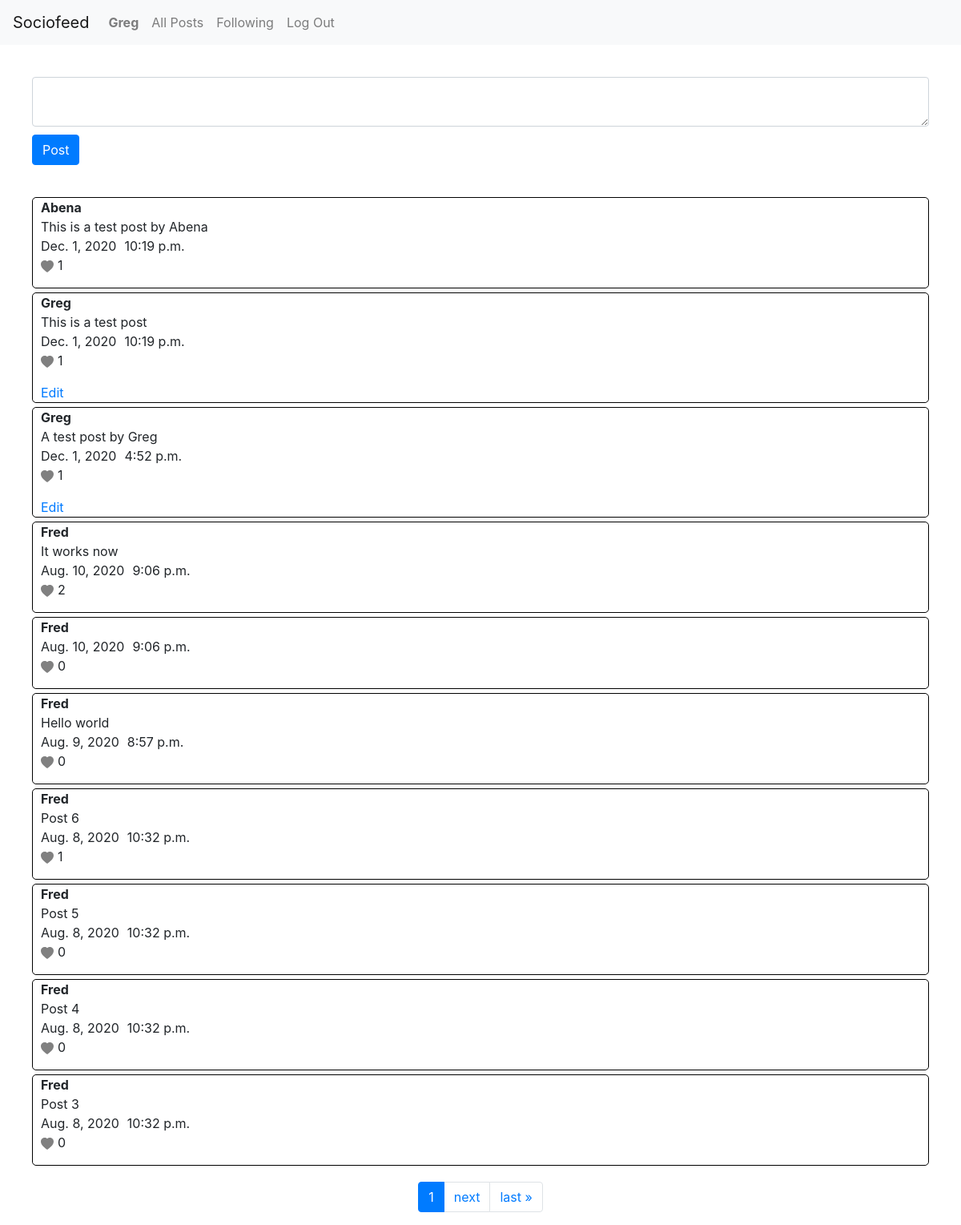
/ (signed in), run on the app's committed database.
### network/models.py (models this page shows, shortened)
class User(AbstractUser):
    pass

class Post(models.Model):
    user = models.ForeignKey(User, on_delete=models.CASCADE)
    post = models.CharField(max_length=1000)
    date = models.DateField()
    time = models.TimeField()

### network/views.py (the view)
# urls.py: path("", views.index, name="index"),
def index(request):
    if request.method == "POST":
        post = request.POST["post"]
        user = request.user
        Post.objects.create(user=user, post=post, date=d, time=t)
    if request.user.is_authenticated:
        post = Post.objects.all().order_by('-id')
        paginator = Paginator(post, 10)
        page_number = request.GET.get('page')
        post = paginator.get_page(page_number)
        return render(request, "network/index.html", {
            "post":post
        })
    else:
        return HttpResponseRedirect(reverse('login'))

### network/templatetags/custom_template_tags.py (called while the page is built)
@register.simple_tag
def post_liker(a, args):
    if args.likes.filter(user=a).exists():
        exists = True
    else:
        exists = False
    return exists

### network/templates/network/index.html (shortened to what this page needs)
{% extends "network/layout.html" %}
{% load custom_template_tags %}
{% block body %}
    <form id="form-group" class="form-group" action="{% url 'index' %}" method="POST">
        <textarea class="form-control" id="compose-area" name="post"></textarea>
        <button class="btn btn-primary">Post</button>
    </form>
    <div class="post-main">
        {% for i in post %}
            <div class="post-container">
                <div class="title-post">
                    <div class="title">{{ i.user|title }}</div>
                    <div class="post"> {{ i.post }} </div>
                </div>
                <div class="date-time">
                    <div class="date">{{ i.date }} </div>
                    <div class="time"> {{ i.time }} </div>
                </div>
                <div class="like">
                    <a class="like-link" id="like-{{ i.id }}" data-id="{{ i.id }}">
                        {% post_liker request.user i as likee %}
                        {% if likee == False %}
                        <svg id="b-{{ i.id }}" class="like-btn" width="1em" height="1em" viewBox="0 0 16 16" class="bi bi-heart-fill" fill="grey" xmlns="http://www.w3.org/2000/svg">
                            <path fill-rule="evenodd" d="M8 1.314C12.438-3.248 23.534 4.735 8 15-7.534 4.736 3.562-3.248 8 1.314z"/>
                        </svg>
                        {% else %}
                        <svg id="b-{{ i.id }}" class="like-btn" width="1em" height="1em" viewBox="0 0 16 16" class="bi bi-heart-fill" fill="red" xmlns="http://www.w3.org/2000/svg">
                            <path fill-rule="evenodd" d="M8 1.314C12.438-3.248 23.534 4.735 8 15-7.534 4.736 3.562-3.248 8 1.314z"/>
                        </svg>
                        {% endif %}
                    </a>
                    <p id="num-likes-{{ i.id }}" class="num-likes"> {{ i.likes.count}} </p>
                </div>
                <div class="edit">
                    {% if i.user == request.user %}
                        <a href="edit/{{ i.id }}">Edit</a>
                    {% endif %}
                </div>
            </div>
        {% endfor %}
    </div>
    <nav class="page-nav" aria-label="Page navigation example">
        <ul class="pagination">
                <li class="page-item active" aria-current="page">
                    <a class="page-link" href="?page={{ post.number }}">{{ post.number }} <span class="sr-only">(current)</span></a>
                </li>
            {% if post.has_next %}
                <li class="page-item"><a class="page-link" href="?page={{ post.next_page_number }}">next</a></li>
                <li class="page-item"><a class="page-link" href="?page={{ post.paginator.num_pages }}">last &raquo;</a></li>
            {% endif %}
        </ul>
    </nav>
{% endblock %}

### network/templates/network/layout.html (shortened to what this page needs)
{% load static %}
<!DOCTYPE html>
<html lang="en">
    <head>
        <link rel="stylesheet" href="https://stackpath.bootstrapcdn.com/bootstrap/4.4.1/css/bootstrap.min.css">
        <link href="{% static 'network/styles.css' %}" rel="stylesheet">
    </head>
    <body>
        <nav class="navbar navbar-expand-lg navbar-light bg-light">
            <a class="navbar-brand" href="{% url 'index' %}">Sociofeed</a>
            <div>
              <ul class="navbar-nav mr-auto">
                {% if user.is_authenticated %}
                    <li class="nav-item">
                        <a class="nav-link" href="{% url 'profile' %}"><strong>{{ user.username|title }}</strong></a>
                    </li>
                {% endif %}
                <li class="nav-item">
                  <a class="nav-link" href="{% url 'index' %}">All Posts</a>
                </li>
                {% if user.is_authenticated %}
                    <li class="nav-item">
                        <a class="nav-link" href="{% url 'following' %}">Following</a>
                    </li>
                    <li class="nav-item">
                        <a class="nav-link" href="{% url 'logout' %}">Log Out</a>
                    </li>
                {% endif %}
              </ul>
            </div>
          </nav>
        <div class="body">
            {% block body %}
            {% endblock %}
        </div>
    </body>
</html>

### network/static/network/styles.css (style rules this page uses)
#form-group { margin: 40px; }
#form-group .form-control { margin-bottom: 10px; }
.post-container { border: 1px solid black; margin-left: 40px; margin-right: 40px; margin-top: 5px; margin-bottom: 5px; border-radius: 5px; }
.post-container .title-post { margin-left: 10px; }
.post-container .title-post .title { font-weight: bold; }
.post-container .date-time { margin-left: 10px; display: flex; }
.post-container .date-time .date { margin-right: 10px; }
.post-container .like { margin-left: 10px; display: flex; }
.post-container .like .like-btn { margin-right: 5px; }
.post-container .edit { margin-left: 10px; }
.page-nav { display: flex; justify-content: center; margin-top: 20px; }

### data on the page
User: username "Greg"
Post: user "Abena", post "This is a test post by Abena", date "Dec. 1, 2020", time "10:19 p.m.", likes.count "1"
Post: user "Greg", post "This is a test post", date "Dec. 1, 2020", time "10:19 p.m.", likes.count "1"
Post: user "Greg", post "A test post by Greg", date "Dec. 1, 2020", time "4:52 p.m.", likes.count "1"
Post: user "Fred", post "It works now", date "Aug. 10, 2020", time "9:06 p.m.", likes.count "2"
Post: user "Fred", date "Aug. 10, 2020", time "9:06 p.m.", likes.count "0"
Post: user "Fred", post "Hello world", date "Aug. 9, 2020", time "8:57 p.m.", likes.count "0"
Post: user "Fred", post "Post 6", date "Aug. 8, 2020", time "10:32 p.m.", likes.count "1"
Post: user "Fred", post "Post 5", date "Aug. 8, 2020", time "10:32 p.m.", likes.count "0"
Post: user "Fred", post "Post 4", date "Aug. 8, 2020", time "10:32 p.m.", likes.count "0"
Post: user "Fred", post "Post 3", date "Aug. 8, 2020", time "10:32 p.m.", likes.count "0"

### other printed values
{{ post.number }} "1"
